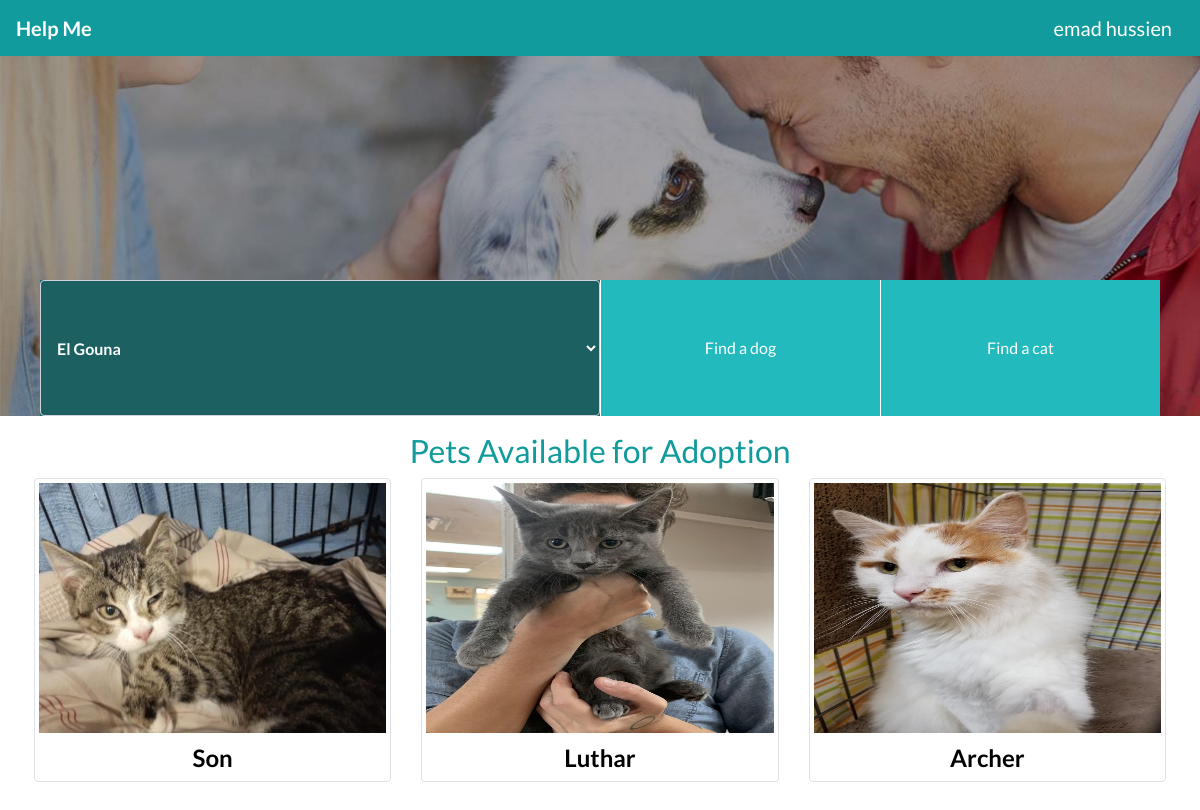
The app's page /profile (signed in) with its own data.
### tables this page shows
CREATE TABLE image  (
	imgID INTEGER PRIMARY key AUTOINCREMENT not null , 
	imgName text not null , 
	pet_id INTEGER REFERENCES pet(petID)
);

CREATE TABLE pet(
	petID INTEGER PRIMARY KEY AUTOINCREMENT not null , 
	petName text not null ,
	age text not null ,
	gender text not null ,
	color text not null ,
	size text not null ,
	type text not null ,
	breed text not null ,
	user_id INTEGER REFERENCES user(Id)
);

### app.py (the view)
@app.route("/profile" , methods = ["GET","POST"])
def profile():
    userName = uInfo["fname"] + " " +uInfo["lname"]
    conn = sqlite3.connect(currentdir + "\\users.db")
    c = conn.cursor()
    query = "select * from user where id = '{ID}'".format(ID = uInfo["ID"])
    result = c.execute(query).fetchall()
    if len(result) != 1 :
        return render_template("Error.html",name = "not_signed_up.png")
    else:
        for res in result:
            uInfo["ID"] = res[0]
            uInfo["fname"] = res[1]
            uInfo["lname"] = res[2]
            uInfo["city"] = res[3]
            uInfo["mail"] = res[4]
            uInfo["pass"] = res[5]
            uInfo["phone"] = res[6]
            uInfo["address"] = res[7]
    conn = sqlite3.connect(currentdir + "\\users.db")
    c = conn.cursor()
    query = "SELECT DISTINCT(Country)from user"
    cities = c.execute(query).fetchall()
    c.close()
    conn = sqlite3.connect(currentdir + "\\users.db")
    c = conn.cursor()
    query = "SELECT petID,petName , imgName from pet JOIN image on pet.petID = image.pet_id LIMIT  3"
    cur = c.execute(query)
    result = [dict(petID =row[0],petName=row[1], imgName=row[2]) for row in cur.fetchall()]
    return render_template("profile.html", userName = userName , result = result ,cities = cities)

### templates/profile.html (shortened to what this page needs)
{% extends "layout0.html" %}
{% block name %}
    {{userName}}
{% endblock %}
{% block content %}
<div class="bg-img">
    <header class="container" style="height: 100%;padding-top: 14rem;">
        <form style="width: 100%;" name="gallery" action="/gallery" method="POST">
            <div class="form-row" style="height: 100%;">
              <div class="col-6"  style="padding: 0;background-color: #1c6061; ">
                <select class="form-control "style="height: 100%; background-color: #1c6061; color:white; font-weight:bold;" name="city" id="country">
                    {% for city in cities %}
                      <option  value="{{ city[0] }}">{{city[0]}}</option>
                    {% endfor %}
                </select>
              </div>
              <div class="col-3" style="padding: 0;">
                  <button  value="Dog" name="dog" class="btnStyle"  >  Find a dog</button>
            </div>
              <div class="col-3" style="padding: 0;">
                  <button  value="Cat" name="cat" class="btnStyle" >  Find a cat</button>
            </div>
            </div>
          </form>
    </header>
    </div>
    <section class="container p-1" >
        <h2 style="text-align: center;">Pets Available for Adoption</h2>
        <div class="row cards">
            {% for row in result %}
            <div class="col-lg-4 col-md-6 col-sm-12" style="margin-bottom:3%;">
                <div class="img-thumbnail">
                  <img class="image" src="{{url_for('static' ,filename = row['imgName'])}}" alt="">
                  <form action="/petInfo" method="POST">
                    <button style="text-align: center;padding-top: 7px;font-size: x-large;font-weight: bold;background-color: transparent;border:none;cursor: pointer;outline: none;" value="{{row['petID']}}" name="pet">{{row["petName"]}}</button>
                </form>
                </div>
            </div>
            {% endfor %}
            </div>
    </section>
{% endblock %}

### static/index1.css (style rules this page uses)
html { height: 100%; }
body { font-family: lato; height: 100%; }
.bg-img { background-image: url('initial1.jpg'); height: 45%; background-repeat: no-repeat; background-size: cover; }
form { height: 100%; }
section { height: 30%; margin-top: 1%; }
h2 { color:#119b9d; }
.btnStyle { border:none; width: 100%; color: white; padding:0%; height: 100%; text-decoration: none; background-color: #22babd; cursor:pointer; border-left: 1px solid white; }
.image { width: 100%; height: 250px; background-size: cover; background-position: center; }
.cards { text-align: center; }

### records on screen
image: imgName (picture), {{ row['petID'] }} 1 (drawn), petName "Son"
image: imgName (picture), {{ row['petID'] }} 5 (drawn), petName "Luthar"
image: imgName (picture), {{ row['petID'] }} 6 (drawn), petName "Archer"

### other values on screen
{{ userName }} "emad hussien"
form field city "El Gouna"
